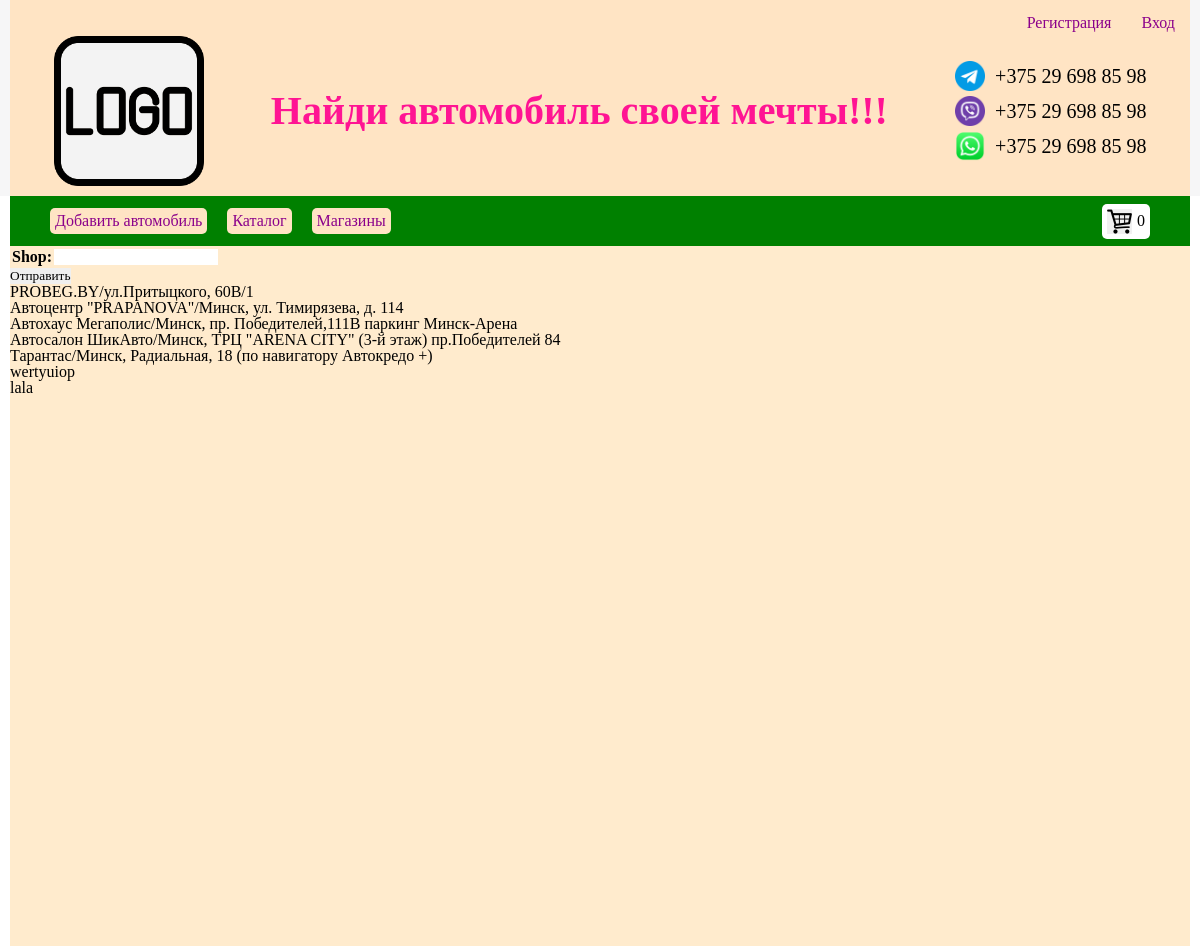
Page /shop_list/ on the committed database.
### main/models.py (models this page shows)
class Shop (models.Model):
    shop = models.CharField(max_length=500)
    def __str__(self):
        return self.shop

### main/views.py (the view)
# urls.py: path('shop_list/',shop_list,name='shop_list'),
def shop_list(request):
    shops = Shop.objects.all()
    form = AddShopForm()
    if request.method=='POST':
        form=AddShopForm(request.POST)
        if form.is_valid():
            form.save()
            return redirect('shop_list')
    context ={
        'shops':shops,
        'form':form,
    }
    return render(request,'shop_list.html',context)

### main/forms.py
class AddShopForm (forms.ModelForm):
    class Meta:
        model = Shop
        fields = '__all__'

### main/templates/shop_list.html (shortened to what this page needs)
{% extends 'main.html' %}
{% load static %}
{% block main %}
<div class="main__second_wrapper">
   <form action="" method="POST" enctype="multipart/form-data" >
    <table>
        {{ form.as_table }}
    </table>
    <button>Отправить</button>
    </form>
    {% for shop in shops %}
        <p class="main__car-item-shop">{{shop}}</p>
    {% endfor %}
</div>
{% endblock %}

### main/static/css/null.css (style rules this page uses)
* { padding: 0; margin: 0; border: 0; }
*, *:before, *:after { -moz-box-sizing: border-box; -webkit-box-sizing: border-box; box-sizing: border-box; }
html, body { color: black; min-height: 100%; background: #ffffff; width: 100%; font-size: 100%; line-height: 1; font-size: 16px; -ms-text-size-adjust: 100%; -moz-text-size-adjust: 100%; -webkit-text-size-adjust: 100%; }
body { overflow-x: hidden; }
input, button, textarea { font-family: inherit; }
button { cursor: pointer; }

### rows in the picture
Shop: shop "PROBEG.BY/ул.Притыцкого, 60В/1"
Shop: shop "Автоцентр \"PRAPANOVA\"/Минск, ул. Тимирязева, д. 114"
Shop: shop "Автохаус Мегаполис/Минск, пр. Победителей,111В паркинг Минск-Арена"
Shop: shop "Автосалон ШикАвто/Минск, ТРЦ \"ARENA CITY\" (3-й этаж) пр.Победителей 84"
Shop: shop "Тарантас/Минск, Радиальная, 18 (по навигатору Автокредо +)"
Shop: shop "wertyuiop"
Shop: shop "lala"

### other values in the picture
{{ cart|length }} "0"
